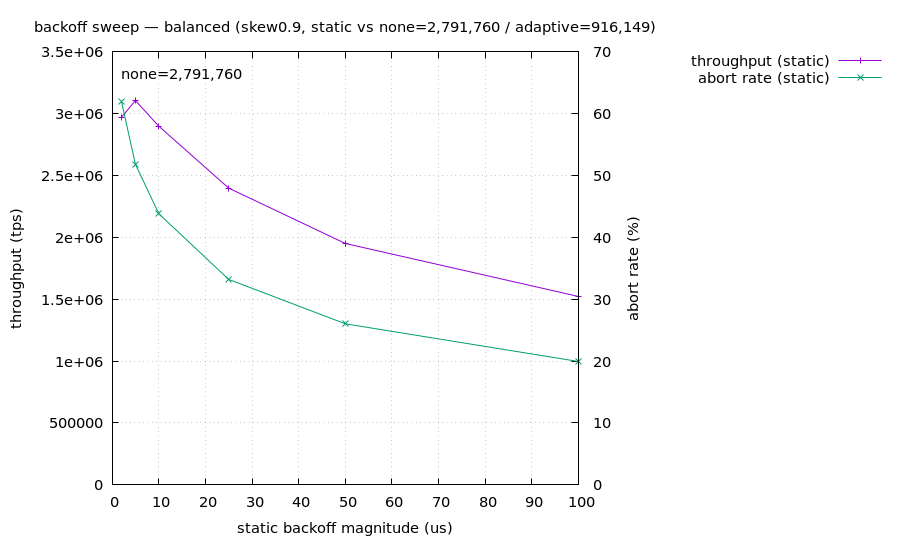

The gnuplot source for this figure:
set terminal pngcairo size 900,540 noenhanced font "sans,11"
set output "backoff-sweep-balanced.png"
set title "backoff sweep — balanced (skew0.9, static vs none=2,791,760 / adaptive=916,149)"
set xlabel "static backoff magnitude (us)"
set ylabel "throughput (tps)"
set grid
set key outside right top
set y2label "abort rate (%)"
set y2tics
set ytics nomirror
set yrange [0:*]
set y2range [0:*]
set label "none=2,791,760" at graph 0.02,0.95
plot "backoff-sweep-balanced.dat" using 1:2 with linespoints axes x1y1 title "throughput (static)", \
     "backoff-sweep-balanced.dat" using 1:3 with linespoints axes x1y2 title "abort rate (static)"
